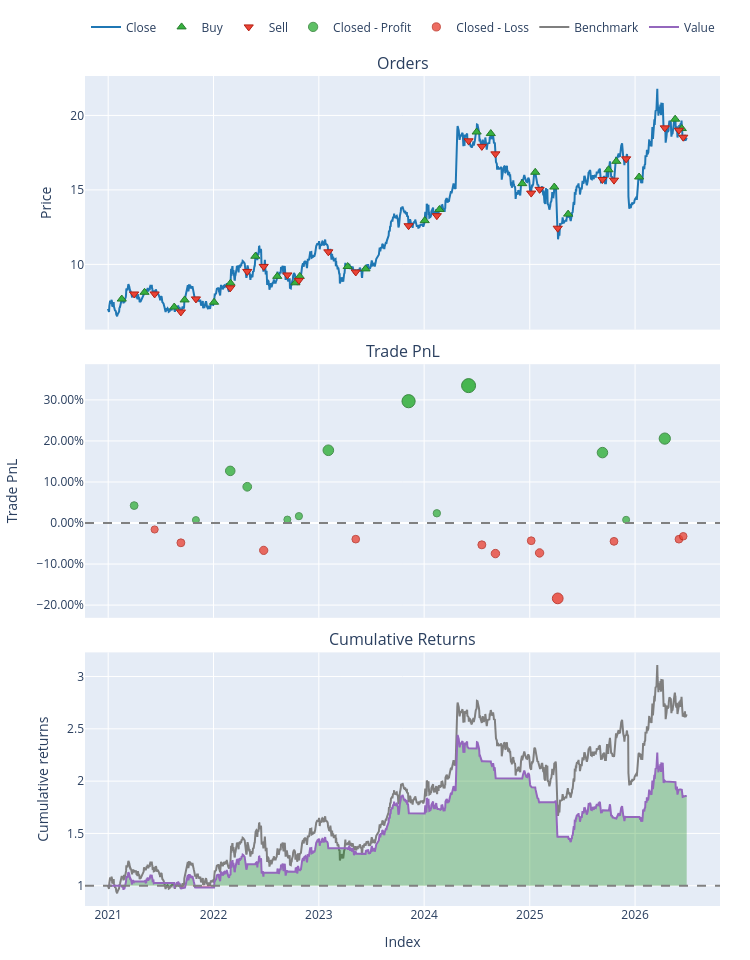

Notebook cell for this chart:
### Markdown cell above
EXERCISE_PRACTICE
Repete o processo completo para o mesmo ativo que já usaste manualmente na Semana 14 (ex: MSFT), com as mesmas janelas (20/50).

Compara o portfolio.stats() do vectorbt com os cálculos manuais que fizeste — os retornos totais devem ser semelhantes, o que confirma que percebeste a lógica corretamente.

Experimenta alterar as janelas das médias (ex: 10/30) e observa como o Sharpe Ratio e o retorno total mudam.

Testa noutro ativo do teu interesse (ação ou ETF, sem petróleo/ouro).

### Code cell
import vectorbt as vbt

dados = vbt.YFData.download("GALP.LS", start="2021-01-01", end="2026-06-30").get("Close")
print(dados.head())
mm_curta = vbt.MA.run(dados, window=10)
mm_longa = vbt.MA.run(dados, window=30)

entradas = mm_curta.ma_crossed_above(mm_longa)
saidas = mm_curta.ma_crossed_below(mm_longa)
portfolio = vbt.Portfolio.from_signals(
    dados,
    entradas,
    saidas,
    init_cash=10000,
    fees=0.001
)
print(portfolio.stats())
portfolio.plot().show()

### Figure 1 — Plotly figure (JSON) as saved in the notebook; plotly's stock layout.template omitted (floating-point values rounded to 4 significant figures; data arrays with more than 128 entries replaced by an {"elided": "..."} marker saying what was removed)
{"data": [{"legendgroup": "0", "line": {"color": "#1f77b4"}, "name": "Close", "showlegend": true, "type": "scatter", "uid": "dc3be00e-6876-4efe-b685-89c59760ac3e", "x": {"elided": "1406 str values"}, "xaxis": "x", "y": {"elided": "1406 float values"}, "yaxis": "y"}, {"customdata": [[0.0, 1303.0, 9.99], [2.0, 1282.0, 10.41], [4.0, 1437.0, 10.25], [6.0, 1282.0, 9.757], [8.0, 1318.0, 9.827], [10.0, 1268.0, 11.08], [12.0, 1143.0, 12.05], [14.0, 1224.0, 11.25], [16.0, 1295.0, 11.35], [18.0, 1255.0, 11.54], [20.0, 1378.0, 13.58], [22.0, 1346.0, 13.05], [24.0, 1308.0, 16.92], [26.0, 1266.0, 17.32], [28.0, 1224.0, 23.11], [30.0, 1165.0, 21.89], [32.0, 1314.0, 20.26], [34.0, 1198.0, 19.38], [36.0, 1183.0, 17.97], [38.0, 1097.0, 14.68], [40.0, 1051.0, 17.19], [42.0, 970.8, 16.42], [44.0, 1043.0, 16.55], [46.0, 1010.0, 19.96], [48.0, 1003.0, 19.17]], "hovertemplate": "Order Id: %{customdata[0]}<br>Timestamp: %{x}<br>Price: %{y}<br>Size: %{customdata[1]:.6f}<br>Fees: %{customdata[2]:.6f}", "legendgroup": "1", "marker": {"color": "#37B13F", "line": {"color": "rgb(38,123,44)", "width": 1}, "size": 8, "symbol": "triangle-up"}, "mode": "markers", "name": "Buy", "type": "scatter", "uid": "26826721-f416-478b-b333-08c60438a86f", "x": ["2021-02-17T00:00:00+00:00", "2021-05-06T23:00:00+00:00", "2021-08-17T23:00:00+00:00", "2021-09-22T23:00:00+00:00", "2022-01-03T00:00:00+00:00", "2022-03-01T00:00:00+00:00", "2022-05-25T23:00:00+00:00", "2022-08-09T23:00:00+00:00", "2022-10-11T23:00:00+00:00", "2022-10-26T23:00:00+00:00", "2023-04-10T23:00:00+00:00", "2023-06-11T23:00:00+00:00", "2024-01-03T00:00:00+00:00", "2024-02-23T00:00:00+00:00", "2024-06-30T23:00:00+00:00", "2024-08-18T23:00:00+00:00", "2024-12-06T00:00:00+00:00", "2025-01-20T00:00:00+00:00", "2025-03-27T00:00:00+00:00", "2025-05-13T23:00:00+00:00", "2025-09-30T23:00:00+00:00", "2025-10-28T00:00:00+00:00", "2026-01-15T00:00:00+00:00", "2026-05-19T23:00:00+00:00", "2026-06-11T23:00:00+00:00"], "xaxis": "x", "y": [7.67, 8.124, 7.135, 7.61, 7.458, 8.735, 10.54, 9.193, 8.761, 9.192, 9.855, 9.694, 12.94, 13.68, 18.89, 18.78, 15.42, 16.18, 15.19, 13.37, 16.35, 16.92, 15.87, 19.75, 19.12], "yaxis": "y"}, {"customdata": [[1.0, 1303.0, 10.44], [3.0, 1282.0, 10.27], [5.0, 1437.0, 9.777], [7.0, 1282.0, 9.847], [9.0, 1318.0, 11.1], [11.0, 1268.0, 12.08], [13.0, 1143.0, 11.27], [15.0, 1224.0, 11.37], [17.0, 1295.0, 11.56], [19.0, 1255.0, 13.61], [21.0, 1378.0, 13.07], [23.0, 1346.0, 16.95], [25.0, 1308.0, 17.35], [27.0, 1266.0, 23.16], [29.0, 1224.0, 21.93], [31.0, 1165.0, 20.3], [33.0, 1314.0, 19.42], [35.0, 1198.0, 18.01], [37.0, 1183.0, 14.7], [39.0, 1097.0, 17.23], [41.0, 1051.0, 16.46], [43.0, 970.8, 16.59], [45.0, 1043.0, 20.0], [47.0, 1010.0, 19.21], [49.0, 1003.0, 18.59]], "hovertemplate": "Order Id: %{customdata[0]}<br>Timestamp: %{x}<br>Price: %{y}<br>Size: %{customdata[1]:.6f}<br>Fees: %{customdata[2]:.6f}", "legendgroup": "2", "marker": {"color": "#EA4335", "line": {"color": "rgb(181,31,18)", "width": 1}, "size": 8, "symbol": "triangle-down"}, "mode": "markers", "name": "Sell", "type": "scatter", "uid": "4c048468-937e-48b0-903b-45a931339e51", "x": ["2021-03-31T23:00:00+00:00", "2021-06-10T23:00:00+00:00", "2021-09-09T23:00:00+00:00", "2021-11-01T00:00:00+00:00", "2022-02-28T00:00:00+00:00", "2022-04-27T23:00:00+00:00", "2022-06-23T23:00:00+00:00", "2022-09-13T23:00:00+00:00", "2022-10-23T23:00:00+00:00", "2023-02-03T00:00:00+00:00", "2023-05-08T23:00:00+00:00", "2023-11-08T00:00:00+00:00", "2024-02-14T00:00:00+00:00", "2024-06-02T23:00:00+00:00", "2024-07-18T23:00:00+00:00", "2024-09-03T23:00:00+00:00", "2025-01-06T00:00:00+00:00", "2025-02-04T00:00:00+00:00", "2025-04-07T23:00:00+00:00", "2025-09-09T23:00:00+00:00", "2025-10-19T23:00:00+00:00", "2025-12-01T00:00:00+00:00", "2026-04-13T23:00:00+00:00", "2026-06-01T23:00:00+00:00", "2026-06-16T23:00:00+00:00"], "xaxis": "x", "y": [8.012, 8.012, 6.805, 7.68, 8.421, 9.525, 9.862, 9.289, 8.926, 10.84, 9.488, 12.59, 13.27, 18.3, 17.92, 17.42, 14.79, 15.04, 12.43, 15.7, 15.65, 17.09, 19.17, 19.01, 18.54], "yaxis": "y"}, {"customdata": [[0.0, 0.0, 424.9, 0.04254], [3.0, 3.0, 70.21, 0.007196], [4.0, 4.0, 1249.0, 0.1271], [5.0, 5.0, 978.7, 0.08837], [7.0, 7.0, 95.08, 0.008451], [8.0, 8.0, 190.8, 0.01681], [9.0, 9.0, 2046.0, 0.1773], [11.0, 11.0, 3874.0, 0.2969], [12.0, 12.0, 401.7, 0.02375], [13.0, 13.0, 5799.0, 0.3349], [19.0, 19.0, 2519.0, 0.1716], [21.0, 21.0, 129.3, 0.007874], [22.0, 22.0, 3407.0, 0.2058]], "hovertemplate": "Exit Trade Id: %{customdata[0]}<br>Position Id: %{customdata[1]}<br>Exit Timestamp: %{x}<br>PnL: %{customdata[2]:.6f}<br>Return: %{customdata[3]:.2%}", "legendgroup": "3", "marker": {"color": "#37B13F", "line": {"color": "rgb(38,123,44)", "width": 1}, "opacity": [0.7662, 0.75, 0.8049, 0.7872, 0.7506, 0.7544, 0.8279, 0.8826, 0.7576, 0.9, 0.8253, 0.7503, 0.8409], "size": [7.755, 7.0, 9.561, 8.734, 7.027, 7.205, 10.63, 13.19, 7.354, 14.0, 10.51, 7.014, 11.24], "symbol": "circle"}, "mode": "markers", "name": "Closed - Profit", "type": "scatter", "uid": "65bae1c7-b04b-46d7-9530-6f8866f911f9", "x": ["2021-03-31T23:00:00+00:00", "2021-11-01T00:00:00+00:00", "2022-02-28T00:00:00+00:00", "2022-04-27T23:00:00+00:00", "2022-09-13T23:00:00+00:00", "2022-10-23T23:00:00+00:00", "2023-02-03T00:00:00+00:00", "2023-11-08T00:00:00+00:00", "2024-02-14T00:00:00+00:00", "2024-06-02T23:00:00+00:00", "2025-09-09T23:00:00+00:00", "2025-12-01T00:00:00+00:00", "2026-04-13T23:00:00+00:00"], "xaxis": "x2", "y": [0.04254, 0.007196, 0.1271, 0.08837, 0.008451, 0.01681, 0.1773, 0.2969, 0.02375, 0.3349, 0.1716, 0.007874, 0.2058], "yaxis": "y2"}, {"customdata": [[1.0, 1.0, -164.0, -0.01575], [2.0, 2.0, -493.9, -0.04818], [6.0, 6.0, -802.9, -0.06661], [10.0, 10.0, -533.3, -0.03927], [14.0, 14.0, -1227.0, -0.05311], [15.0, 15.0, -1630.0, -0.07446], [16.0, 16.0, -874.2, -0.04316], [17.0, 17.0, -1413.0, -0.07288], [18.0, 18.0, -3301.0, -0.1837], [20.0, 20.0, -767.8, -0.04466], [23.0, 23.0, -786.9, -0.03943], [24.0, 24.0, -619.3, -0.0323]], "hovertemplate": "Exit Trade Id: %{customdata[0]}<br>Position Id: %{customdata[1]}<br>Exit Timestamp: %{x}<br>PnL: %{customdata[2]:.6f}<br>Return: %{customdata[3]:.2%}", "legendgroup": "4", "marker": {"color": "#EA4335", "line": {"color": "rgb(181,31,18)", "width": 1}, "opacity": [0.7539, 0.7688, 0.7772, 0.7647, 0.771, 0.7808, 0.7665, 0.7801, 0.8308, 0.7672, 0.7648, 0.7615], "size": [7.183, 7.876, 8.269, 7.685, 7.981, 8.437, 7.768, 8.403, 10.77, 7.8, 7.689, 7.536], "symbol": "circle"}, "mode": "markers", "name": "Closed - Loss", "type": "scatter", "uid": "20c8e52c-6c18-43e7-a81f-b66533de175b", "x": ["2021-06-10T23:00:00+00:00", "2021-09-09T23:00:00+00:00", "2022-06-23T23:00:00+00:00", "2023-05-08T23:00:00+00:00", "2024-07-18T23:00:00+00:00", "2024-09-03T23:00:00+00:00", "2025-01-06T00:00:00+00:00", "2025-02-04T00:00:00+00:00", "2025-04-07T23:00:00+00:00", "2025-10-19T23:00:00+00:00", "2026-06-01T23:00:00+00:00", "2026-06-16T23:00:00+00:00"], "xaxis": "x2", "y": [-0.01575, -0.04818, -0.06661, -0.03927, -0.05311, -0.07446, -0.04316, -0.07288, -0.1837, -0.04466, -0.03943, -0.0323], "yaxis": "y2"}, {"legendgroup": "5", "line": {"color": "#7f7f7f"}, "name": "Benchmark", "showlegend": true, "type": "scatter", "uid": "23db5abd-3bc1-4bd8-8eaf-6674bbdd71ee", "x": {"elided": "1406 str values"}, "xaxis": "x3", "y": {"elided": "1406 float values"}, "yaxis": "y3"}, {"hoverinfo": "skip", "legendgroup": "6", "line": {"color": "rgba(0, 0, 0, 0)", "width": 0}, "opacity": 0, "showlegend": false, "type": "scatter", "uid": "568a4fc0-d5d5-465b-ac9d-ee8d2a60a543", "x": {"elided": "1406 str values"}, "xaxis": "x3", "y": {"elided": "1406 int values"}, "yaxis": "y3"}, {"connectgaps": false, "fill": "tonexty", "fillcolor": "rgba(0, 128, 0, 0.3)", "hoverinfo": "skip", "legendgroup": "6", "line": {"color": "rgba(0, 0, 0, 0)", "width": 0}, "opacity": 0, "showlegend": false, "type": "scatter", "uid": "4106a25d-65b1-458e-90fe-49624677b9c8", "x": {"elided": "1406 str values"}, "xaxis": "x3", "y": {"elided": "1406 float values"}, "yaxis": "y3"}, {"hoverinfo": "skip", "legendgroup": "6", "line": {"color": "rgba(0, 0, 0, 0)", "width": 0}, "opacity": 0, "showlegend": false, "type": "scatter", "uid": "62612026-6d30-4cd9-b21b-e9a0d398485b", "x": {"elided": "1406 str values"}, "xaxis": "x3", "y": {"elided": "1406 int values"}, "yaxis": "y3"}, {"connectgaps": false, "fill": "tonexty", "fillcolor": "rgba(255, 0, 0, 0.3)", "hoverinfo": "skip", "legendgroup": "6", "line": {"color": "rgba(0, 0, 0, 0)", "width": 0}, "opacity": 0, "showlegend": false, "type": "scatter", "uid": "d3786b52-825a-4d15-a3a6-ea4650f7aeee", "x": {"elided": "1406 str values"}, "xaxis": "x3", "y": {"elided": "1406 float values"}, "yaxis": "y3"}, {"legendgroup": "7", "line": {"color": "#9467bd"}, "name": "Value", "showlegend": true, "type": "scatter", "uid": "43b2ab1c-64b2-4d44-bcc0-580b097d9870", "x": {"elided": "1406 str values"}, "xaxis": "x3", "y": {"elided": "1406 float values"}, "yaxis": "y3"}, {"hoverinfo": "skip", "legendgroup": "6", "line": {"color": "rgba(0, 0, 0, 0)", "width": 0}, "opacity": 0, "showlegend": false, "type": "scatter", "uid": "1805c867-813a-42ef-8c54-cdae6f719e8f", "x": {"elided": "1406 str values"}, "xaxis": "x3", "y": {"elided": "1406 int values"}, "yaxis": "y3"}], "layout": {"annotations": [{"font": {"size": 16}, "showarrow": false, "text": "Orders", "x": 0.5, "xanchor": "center", "xref": "paper", "y": 1, "yanchor": "bottom", "yref": "paper"}, {"font": {"size": 16}, "showarrow": false, "text": "Trade PnL", "x": 0.5, "xanchor": "center", "xref": "paper", "y": 0.6528, "yanchor": "bottom", "yref": "paper"}, {"font": {"size": 16}, "showarrow": false, "text": "Cumulative Returns", "x": 0.5, "xanchor": "center", "xref": "paper", "y": 0.3056, "yanchor": "bottom", "yref": "paper"}], "height": 960, "legend": {"orientation": "h", "traceorder": "normal", "x": 1, "xanchor": "right", "y": 1.042, "yanchor": "bottom"}, "margin": {"b": 30, "l": 30, "r": 30, "t": 30}, "shapes": [{"line": {"color": "gray", "dash": "dash"}, "type": "line", "x0": 0, "x1": 1, "xref": "paper", "y0": 0, "y1": 0, "yref": "y2"}, {"line": {"color": "gray", "dash": "dash"}, "type": "line", "x0": 0, "x1": 1, "xref": "paper", "y0": 1, "y1": 1, "yref": "y3"}], "showlegend": true, "width": 750, "xaxis": {"anchor": "y", "domain": [0, 1], "matches": "x3", "showticklabels": false}, "xaxis2": {"anchor": "y2", "domain": [0, 1], "matches": "x3", "showticklabels": false}, "xaxis3": {"anchor": "y3", "domain": [0, 1], "title": {"text": "Index"}}, "yaxis": {"anchor": "x", "domain": [0.6944, 1], "title": {"text": "Price"}}, "yaxis2": {"anchor": "x2", "domain": [0.3472, 0.6528], "tickformat": ".2%", "title": {"text": "Trade PnL"}}, "yaxis3": {"anchor": "x3", "domain": [0, 0.3056], "title": {"text": "Cumulative returns"}}}}
